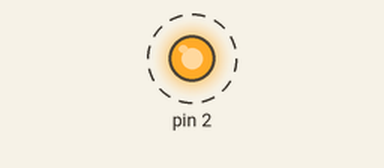
Recording of a sketch running on a simulated Arduino Uno, built with avr-gcc and run on an emulated ATmega328P. Shown: output pins drawn as LEDs (lit = HIGH). Dashed ring = blinking.

Above: at 0.05 s.
Timing chart, 0 to 3.0 s (numbered marks = the images above):
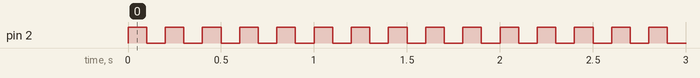

The sketch:

Led_Blinking.ino
```cpp
void setup() {
  // initialize digital pin LED_BUILTIN as an output.
  Serial.begin(9600);
  pinMode(2, OUTPUT);

}

// Put 220 Ohm Resistor between LED Cathode and Ground of Arduino

// the loop function runs over and over again forever
void loop() {
  digitalWrite(2, HIGH);   // turn the LED on (HIGH is the voltage level)
  delay(100);                       // wait for a second
  digitalWrite(2, LOW);    // turn the LED off by making the voltage LOW
  delay(100);                       // wait for a second
}
```

Measured:
- by itself, pin 2: alternates HIGH for 0.10 s and LOW for 0.10 s
